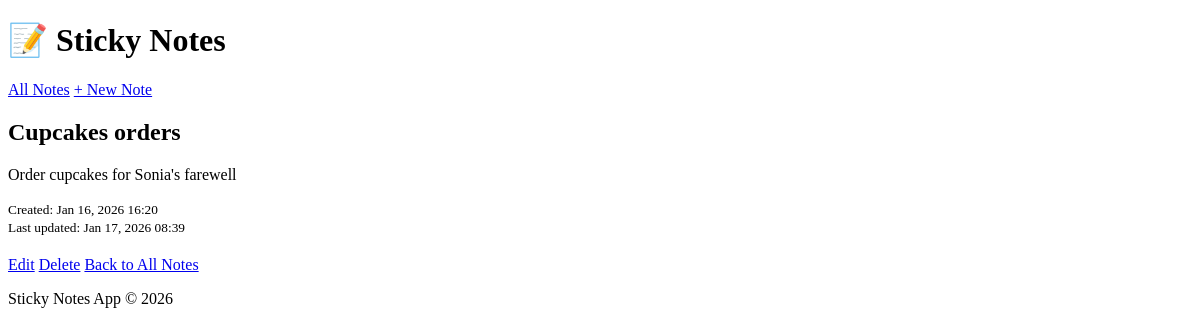
The app's page /note/4/ with its own data.
### notes/models.py (models this page shows, shortened)
class Note(models.Model):
    title = models.CharField(max_length=200)
    content = models.TextField()
    created_at = models.DateTimeField(auto_now_add=True)
    updated_at = models.DateTimeField(auto_now=True)

### notes/views.py (the view)
# urls.py: path('note/<int:pk>/', views.note_detail, name='note_detail'),
def note_detail(request, pk):
    note = get_object_or_404(Note, pk=pk)
    return render(request, 'notes/note_detail.html', {'note': note})

### notes/templates/notes/note_detail.html (shortened to what this page needs)
{% extends 'notes/base.html' %}
{% block content %}
    <div class="note">
        <h2>{{ note.title }}</h2>
        <p style="white-space: pre-line;">{{ note.content }}</p>
        <small>
            Created: {{ note.created_at|date:"M d, Y H:i" }}<br>
            Last updated: {{ note.updated_at|date:"M d, Y H:i" }}
        </small>
        <div style="margin-top: 20px;">
            <a href="{% url 'note_update' note.pk %}" class="btn btn-warning">Edit</a>
            <a href="{% url 'note_delete' note.pk %}" class="btn btn-danger">Delete</a>
            <a href="{% url 'note_list' %}" class="btn">Back to All Notes</a>
        </div>
    </div>
{% endblock %}

### records on screen
Note: title "Cupcakes orders", content "Order cupcakes for Sonia's farewell", created_at "Jan 16, 2026 16:20", updated_at "Jan 17, 2026 08:39"
